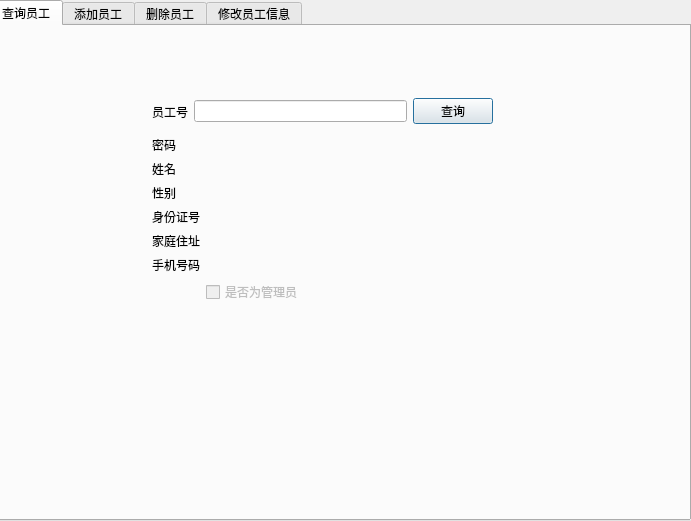
<?xml version="1.0" encoding="UTF-8"?>
<ui version="4.0">
 <class>employeeDialog</class>
 <widget class="QDialog" name="employeeDialog">
  <property name="geometry">
   <rect>
    <x>0</x>
    <y>0</y>
    <width>691</width>
    <height>521</height>
   </rect>
  </property>
  <property name="windowTitle">
   <string>Dialog</string>
  </property>
  <widget class="QLabel" name="label">
   <property name="geometry">
    <rect>
     <x>0</x>
     <y>0</y>
     <width>691</width>
     <height>521</height>
    </rect>
   </property>
   <property name="text">
    <string/>
   </property>
   <property name="pixmap">
    <pixmap resource="images.qrc">:/images/images/middle.jpg</pixmap>
   </property>
  </widget>
  <widget class="QTabWidget" name="tabWidget">
   <property name="geometry">
    <rect>
     <x>-10</x>
     <y>0</y>
     <width>701</width>
     <height>521</height>
    </rect>
   </property>
   <property name="currentIndex">
    <number>0</number>
   </property>
   <widget class="QWidget" name="tabWidgetPage1_2">
    <attribute name="title">
     <string>查询员工</string>
    </attribute>
    <widget class="QWidget" name="horizontalLayoutWidget">
     <property name="geometry">
      <rect>
       <x>160</x>
       <y>70</y>
       <width>341</width>
       <height>31</height>
      </rect>
     </property>
     <layout class="QHBoxLayout" name="horizontalLayout">
      <item>
       <widget class="QLabel" name="label_4">
        <property name="text">
         <string>员工号</string>
        </property>
       </widget>
      </item>
      <item>
       <widget class="QLineEdit" name="search_name"/>
      </item>
      <item>
       <widget class="QPushButton" name="search_submit">
        <property name="text">
         <string>查询</string>
        </property>
       </widget>
      </item>
     </layout>
    </widget>
    <widget class="QWidget" name="formLayoutWidget_8">
     <property name="geometry">
      <rect>
       <x>160</x>
       <y>110</y>
       <width>341</width>
       <height>261</height>
      </rect>
     </property>
     <layout class="QFormLayout" name="formLayout_12">
      <item row="1" column="0">
       <widget class="QLabel" name="label_6">
        <property name="text">
         <string>密码</string>
        </property>
       </widget>
      </item>
      <item row="2" column="0">
       <widget class="QLabel" name="Label_67">
        <property name="text">
         <string>姓名</string>
        </property>
       </widget>
      </item>
      <item row="3" column="0">
       <widget class="QLabel" name="Label_68">
        <property name="text">
         <string>性别</string>
        </property>
       </widget>
      </item>
      <item row="4" column="0">
       <widget class="QLabel" name="Label_69">
        <property name="text">
         <string>身份证号</string>
        </property>
       </widget>
      </item>
      <item row="5" column="0">
       <widget class="QLabel" name="Label_70">
        <property name="text">
         <string>家庭住址</string>
        </property>
       </widget>
      </item>
      <item row="6" column="0">
       <widget class="QLabel" name="Label_71">
        <property name="text">
         <string>手机号码</string>
        </property>
       </widget>
      </item>
      <item row="1" column="1">
       <widget class="QLabel" name="s_pwd">
        <property name="text">
         <string/>
        </property>
       </widget>
      </item>
      <item row="2" column="1">
       <widget class="QLabel" name="s_name">
        <property name="text">
         <string/>
        </property>
       </widget>
      </item>
      <item row="3" column="1">
       <widget class="QLabel" name="s_sex">
        <property name="text">
         <string/>
        </property>
       </widget>
      </item>
      <item row="4" column="1">
       <widget class="QLabel" name="s_IDnum">
        <property name="text">
         <string/>
        </property>
       </widget>
      </item>
      <item row="5" column="1">
       <widget class="QLabel" name="s_add">
        <property name="text">
         <string/>
        </property>
       </widget>
      </item>
      <item row="6" column="1">
       <widget class="QLabel" name="s_phone">
        <property name="text">
         <string/>
        </property>
       </widget>
      </item>
      <item row="7" column="1">
       <widget class="QCheckBox" name="s_admin">
        <property name="enabled">
         <bool>false</bool>
        </property>
        <property name="text">
         <string>是否为管理员</string>
        </property>
       </widget>
      </item>
     </layout>
    </widget>
   </widget>
   <widget class="QWidget" name="tabWidgetPage2_2">
    <attribute name="title">
     <string>添加员工</string>
    </attribute>
    <widget class="QCheckBox" name="c_admin">
     <property name="geometry">
      <rect>
       <x>130</x>
       <y>320</y>
       <width>101</width>
       <height>16</height>
      </rect>
     </property>
     <property name="text">
      <string>是否为管理员</string>
     </property>
    </widget>
    <widget class="QPushButton" name="addPerson">
     <property name="geometry">
      <rect>
       <x>220</x>
       <y>350</y>
       <width>75</width>
       <height>23</height>
      </rect>
     </property>
     <property name="text">
      <string>确认</string>
     </property>
    </widget>
    <widget class="QPushButton" name="clear">
     <property name="geometry">
      <rect>
       <x>340</x>
       <y>350</y>
       <width>75</width>
       <height>23</height>
      </rect>
     </property>
     <property name="text">
      <string>清除</string>
     </property>
    </widget>
    <widget class="QWidget" name="formLayoutWidget_7">
     <property name="geometry">
      <rect>
       <x>120</x>
       <y>100</y>
       <width>391</width>
       <height>201</height>
      </rect>
     </property>
     <layout class="QFormLayout" name="formLayout_11">
      <item row="1" column="0">
       <widget class="QLabel" name="Label_60">
        <property name="text">
         <string>员工号</string>
        </property>
       </widget>
      </item>
      <item row="3" column="0">
       <widget class="QLabel" name="Label_61">
        <property name="text">
         <string>姓名</string>
        </property>
       </widget>
      </item>
      <item row="3" column="1">
       <widget class="QLineEdit" name="c_name"/>
      </item>
      <item row="4" column="0">
       <widget class="QLabel" name="Label_62">
        <property name="text">
         <string>性别</string>
        </property>
       </widget>
      </item>
      <item row="4" column="1">
       <widget class="QLineEdit" name="c_sex"/>
      </item>
      <item row="5" column="0">
       <widget class="QLabel" name="Label_63">
        <property name="text">
         <string>身份证号</string>
        </property>
       </widget>
      </item>
      <item row="5" column="1">
       <widget class="QLineEdit" name="c_IDnum"/>
      </item>
      <item row="6" column="0">
       <widget class="QLabel" name="Label_64">
        <property name="text">
         <string>家庭住址</string>
        </property>
       </widget>
      </item>
      <item row="6" column="1">
       <widget class="QLineEdit" name="c_add"/>
      </item>
      <item row="7" column="0">
       <widget class="QLabel" name="Label_65">
        <property name="text">
         <string>手机号码</string>
        </property>
       </widget>
      </item>
      <item row="7" column="1">
       <widget class="QLineEdit" name="c_phone"/>
      </item>
      <item row="1" column="1">
       <widget class="QLineEdit" name="c_id"/>
      </item>
      <item row="2" column="1">
       <widget class="QLineEdit" name="c_pwd"/>
      </item>
      <item row="2" column="0">
       <widget class="QLabel" name="label_3">
        <property name="text">
         <string>密码</string>
        </property>
       </widget>
      </item>
     </layout>
    </widget>
   </widget>
   <widget class="QWidget" name="tab">
    <attribute name="title">
     <string>删除员工</string>
    </attribute>
    <widget class="QPushButton" name="submit_delete">
     <property name="geometry">
      <rect>
       <x>260</x>
       <y>320</y>
       <width>141</width>
       <height>23</height>
      </rect>
     </property>
     <property name="text">
      <string>确认删除</string>
     </property>
    </widget>
    <widget class="QWidget" name="formLayoutWidget_6">
     <property name="geometry">
      <rect>
       <x>150</x>
       <y>160</y>
       <width>361</width>
       <height>131</height>
      </rect>
     </property>
     <layout class="QFormLayout" name="formLayout_10">
      <item row="0" column="0">
       <widget class="QLabel" name="Label_54">
        <property name="text">
         <string>员工号</string>
        </property>
       </widget>
      </item>
      <item row="0" column="1">
       <widget class="QLineEdit" name="delete_id"/>
      </item>
      <item row="2" column="0">
       <widget class="QLabel" name="Label_55">
        <property name="text">
         <string>姓名</string>
        </property>
       </widget>
      </item>
      <item row="1" column="1">
       <widget class="QPushButton" name="request_name">
        <property name="text">
         <string>显示</string>
        </property>
       </widget>
      </item>
      <item row="2" column="1">
       <widget class="QLabel" name="delete_name">
        <property name="text">
         <string/>
        </property>
       </widget>
      </item>
     </layout>
    </widget>
   </widget>
   <widget class="QWidget" name="tab_2">
    <attribute name="title">
     <string>修改员工信息</string>
    </attribute>
    <widget class="QPushButton" name="update_clear">
     <property name="geometry">
      <rect>
       <x>390</x>
       <y>370</y>
       <width>75</width>
       <height>23</height>
      </rect>
     </property>
     <property name="text">
      <string>清除</string>
     </property>
    </widget>
    <widget class="QPushButton" name="submit_update">
     <property name="geometry">
      <rect>
       <x>250</x>
       <y>370</y>
       <width>75</width>
       <height>23</height>
      </rect>
     </property>
     <property name="text">
      <string>确认</string>
     </property>
    </widget>
    <widget class="QCheckBox" name="update_admin">
     <property name="geometry">
      <rect>
       <x>150</x>
       <y>340</y>
       <width>101</width>
       <height>16</height>
      </rect>
     </property>
     <property name="text">
      <string>是否为管理员</string>
     </property>
    </widget>
    <widget class="QWidget" name="formLayoutWidget_4">
     <property name="geometry">
      <rect>
       <x>120</x>
       <y>110</y>
       <width>401</width>
       <height>221</height>
      </rect>
     </property>
     <layout class="QFormLayout" name="formLayout_4">
      <item row="1" column="0">
       <widget class="QLabel" name="Label_18">
        <property name="text">
         <string>员工号</string>
        </property>
       </widget>
      </item>
      <item row="1" column="1">
       <widget class="QLineEdit" name="update_id"/>
      </item>
      <item row="2" column="0">
       <widget class="QLabel" name="label_5">
        <property name="text">
         <string>姓名</string>
        </property>
       </widget>
      </item>
      <item row="2" column="1">
       <widget class="QLineEdit" name="update_name"/>
      </item>
      <item row="3" column="0">
       <widget class="QLabel" name="Label_19">
        <property name="text">
         <string>密码</string>
        </property>
       </widget>
      </item>
      <item row="4" column="0">
       <widget class="QLabel" name="Label_20">
        <property name="text">
         <string>性别</string>
        </property>
       </widget>
      </item>
      <item row="4" column="1">
       <widget class="QLineEdit" name="update_sex"/>
      </item>
      <item row="5" column="0">
       <widget class="QLabel" name="Label_21">
        <property name="text">
         <string>身份证号</string>
        </property>
       </widget>
      </item>
      <item row="5" column="1">
       <widget class="QLineEdit" name="update_IDnum"/>
      </item>
      <item row="6" column="0">
       <widget class="QLabel" name="Label_22">
        <property name="text">
         <string>家庭住址</string>
        </property>
       </widget>
      </item>
      <item row="6" column="1">
       <widget class="QLineEdit" name="update_add"/>
      </item>
      <item row="7" column="0">
       <widget class="QLabel" name="Label_23">
        <property name="text">
         <string>手机号码</string>
        </property>
       </widget>
      </item>
      <item row="7" column="1">
       <widget class="QLineEdit" name="update_phone"/>
      </item>
      <item row="3" column="1">
       <widget class="QLineEdit" name="update_pwd"/>
      </item>
     </layout>
    </widget>
    <widget class="QPushButton" name="update_info">
     <property name="geometry">
      <rect>
       <x>530</x>
       <y>120</y>
       <width>51</width>
       <height>41</height>
      </rect>
     </property>
     <property name="text">
      <string>显示</string>
     </property>
    </widget>
   </widget>
  </widget>
 </widget>
 <resources>
  <include location="images.qrc"/>
 </resources>
 <connections/>
</ui>
